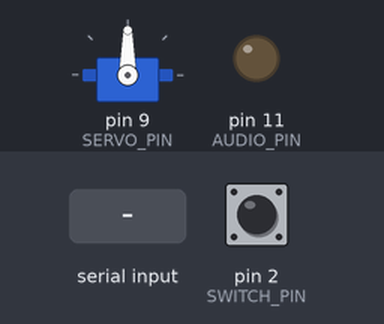
This sketch was run on a simulated Arduino Uno, built with avr-gcc and run on an emulated ATmega328P. On the bench: servo, output pins drawn as LEDs (lit = HIGH). Inputs (shaded band) come from the test bench; at power-on: pin 2 (SWITCH_PIN) HIGH. What the sketch prints to the serial monitor is not drawn.

Above: at 1.7 s.
1.8 s: "PLAY 90\n" received over Serial
At 2.9 s:
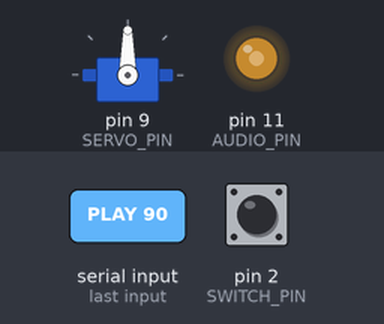
4.8 s: "MOVE_LEFT\n" received over Serial
At 6.5 s:
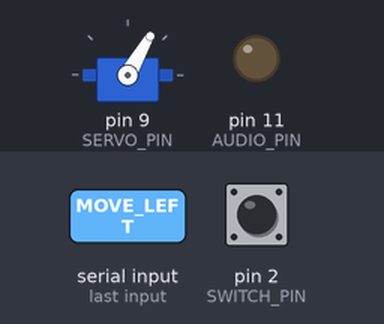
6.9 s: "MOVE_RIGHT\n" received over Serial
At 8.6 s:
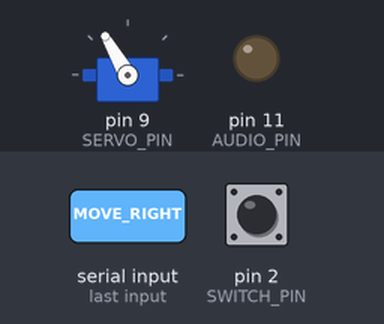
11.2 s: "PLAY 90\n" received over Serial
At 12.4 s:
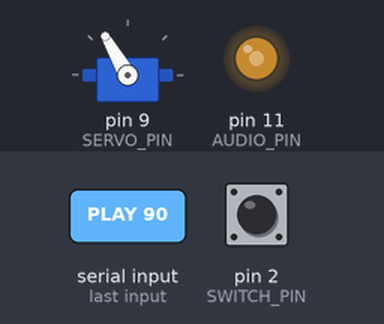
Timing chart, 0 to 14.8 s (numbered marks = the images above; inputs shaded):
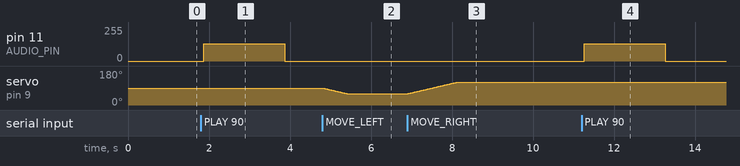

Measured:
- after the input at 1.8 s, pin 11 (AUDIO_PIN): 0/255 → 128/255 after 0.07 s, → 0/255 2.0 s later
- after the input at 4.8 s, servo on pin 9 (SERVO_PIN): moves from 90° to 60° over 0.58 s, starting at once
- after the input at 6.9 s, servo on pin 9 (SERVO_PIN): moves from 60° to 120° over 1.2 s, starting at once
- after the input at 11.2 s, pin 11 (AUDIO_PIN): 0/255 → 128/255 after 0.07 s, → 0/255 2.0 s later

The sketch:

MG996R_Controller.ino
```cpp
#include <Servo.h>

Servo myServo;

const int SERVO_PIN  = 9;
const int SWITCH_PIN = 2;
const int AUDIO_PIN  = 11;            // OC2A (Timer2 PWM)

int currentAngle = 90;
unsigned long lastReport = 0;

const uint16_t BUF_SIZE = 512;        // must be a power of 2
const uint16_t CHUNK    = 64;         // bytes the Jetson sends per "K" request
volatile uint8_t  audioBuf[BUF_SIZE];
volatile uint16_t headIdx = 0;
volatile uint16_t tailIdx = 0;
volatile uint8_t  silenceLevel = 0;
volatile uint8_t  divider = 0;

// Timer2 overflows at 62.5 kHz; every 8th overflow plays one sample = 7812.5 Hz
ISR(TIMER2_OVF_vect) {
  if (++divider < 8) return;
  divider = 0;
  if (tailIdx != headIdx) {
    OCR2A = audioBuf[tailIdx];
    tailIdx = (tailIdx + 1) & (BUF_SIZE - 1);
  } else {
    OCR2A = silenceLevel;
  }
}

uint16_t readTail() {
  noInterrupts();
  uint16_t t = tailIdx;
  interrupts();
  return t;
}

void audioStart() {
  headIdx = 0;
  tailIdx = 0;
  silenceLevel = 0;
  OCR2A = 0;
  pinMode(AUDIO_PIN, OUTPUT);
  TCCR2A = _BV(COM2A1) | _BV(WGM21) | _BV(WGM20);
  TCCR2B = _BV(CS20);
  TIMSK2 = _BV(TOIE2);
  for (int v = 0; v <= 128; v += 4) {
    silenceLevel = v;
    delay(2);
  }
}

void audioStop() {
  for (int v = 128; v >= 0; v -= 4) {
    silenceLevel = v;
    delay(2);
  }
  TIMSK2 = 0;
  TCCR2A = 0;
  TCCR2B = 0;
  digitalWrite(AUDIO_PIN, LOW);
}

void reportSwitch() {
  if (millis() - lastReport >= 50) {
    lastReport = millis();
    if (digitalRead(SWITCH_PIN) == LOW) {
      Serial.println("SWITCH_ON");
    } else {
      Serial.println("SWITCH_OFF");
    }
  }
}

void playAudio(long total) {
  long requested = 0;
  long received  = 0;
  unsigned long lastData = millis();

  audioStart();

  while (received < total || readTail() != headIdx) {
    while (Serial.available() && received < total) {
      audioBuf[headIdx] = (uint8_t)Serial.read();
      headIdx = (headIdx + 1) & (BUF_SIZE - 1);
      received++;
      lastData = millis();
    }

    uint16_t used = (headIdx - readTail()) & (BUF_SIZE - 1);
    long inflight = requested - received;
    while (requested < total &&
           (long)used + inflight + (long)CHUNK < (long)(BUF_SIZE - 8)) {
      Serial.println("K");
      long n = total - requested;
      if (n > CHUNK) n = CHUNK;
      requested += n;
      inflight += n;
    }

    reportSwitch();

    if (millis() - lastData > 2000) {
      Serial.println("ERR");
      break;
    }
  }

  audioStop();
  while (Serial.available()) Serial.read();
  Serial.println("DONE");
}

void moveServo(int targetAngle) {

  if (targetAngle > currentAngle) {
    for (int angle = currentAngle; angle <= targetAngle; angle++) {
      myServo.write(angle);
      delay(20);
    }
  }
  else {
    for (int angle = currentAngle; angle >= targetAngle; angle--) {
      myServo.write(angle);
      delay(20);
    }
  }

  currentAngle = targetAngle;
}

void setup() {
  Serial.begin(115200);

  pinMode(SWITCH_PIN, INPUT_PULLUP);
  pinMode(AUDIO_PIN, OUTPUT);
  digitalWrite(AUDIO_PIN, LOW);

  myServo.attach(SERVO_PIN);
  myServo.write(90);

  delay(500);
  Serial.println("Servo ready");
}

void loop() {

  reportSwitch();

  if (Serial.available()) {

    String command = Serial.readStringUntil('\n');
    command.trim();

    if (command == "MOVE_LEFT") {
      moveServo(60);
    }

    else if (command == "MOVE_RIGHT") {
      moveServo(120);
    }

    else if (command == "GO_FORWARD") {
      moveServo(90);
    }

    else if (command == "STOP") {
      moveServo(90);
    }

    else if (command.startsWith("PLAY ")) {
      long total = command.substring(5).toInt();
      if (total > 0) {
        playAudio(total);
      }
    }
  }
}
```
